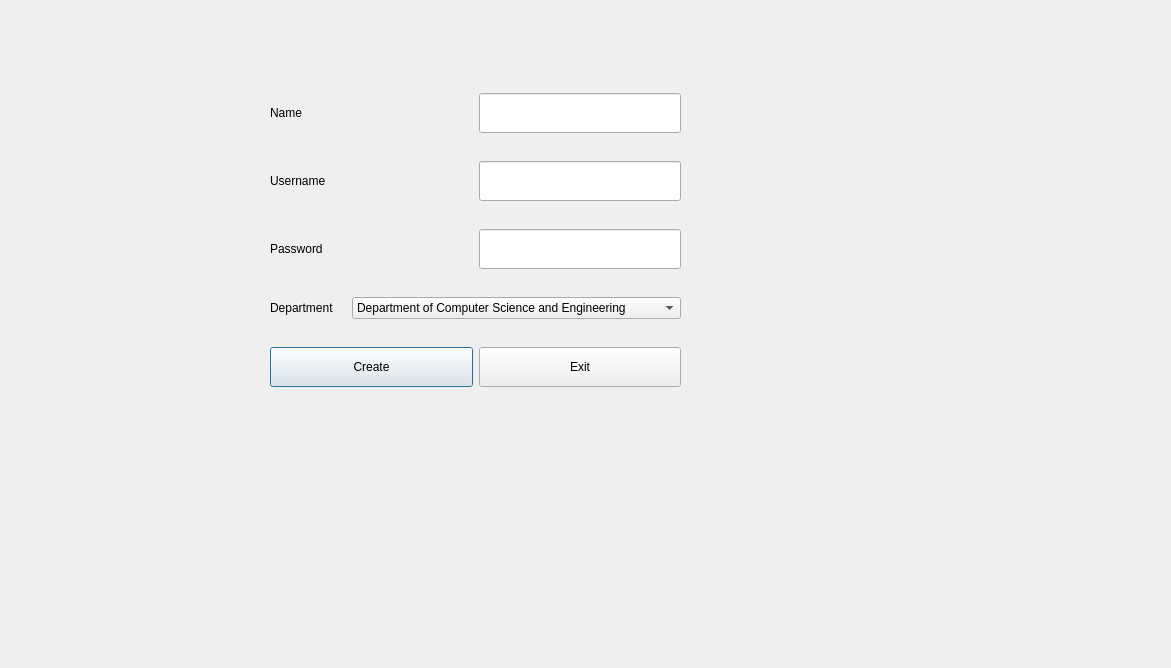
<?xml version="1.0" encoding="UTF-8"?>
<ui version="4.0">
 <class>Professor</class>
 <widget class="QDialog" name="Professor">
  <property name="geometry">
   <rect>
    <x>0</x>
    <y>0</y>
    <width>1171</width>
    <height>668</height>
   </rect>
  </property>
  <property name="windowTitle">
   <string>Dialog</string>
  </property>
  <widget class="QWidget" name="">
   <property name="geometry">
    <rect>
     <x>270</x>
     <y>71</y>
     <width>411</width>
     <height>341</height>
    </rect>
   </property>
   <layout class="QVBoxLayout" name="verticalLayout">
    <item>
     <layout class="QHBoxLayout" name="horizontalLayout">
      <item>
       <widget class="QLabel" name="label">
        <property name="text">
         <string>Name</string>
        </property>
       </widget>
      </item>
      <item>
       <widget class="QLineEdit" name="cp_name">
        <property name="sizePolicy">
         <sizepolicy hsizetype="Minimum" vsizetype="Maximum">
          <horstretch>0</horstretch>
          <verstretch>0</verstretch>
         </sizepolicy>
        </property>
        <property name="minimumSize">
         <size>
          <width>0</width>
          <height>40</height>
         </size>
        </property>
       </widget>
      </item>
     </layout>
    </item>
    <item>
     <layout class="QHBoxLayout" name="horizontalLayout_2">
      <item>
       <widget class="QLabel" name="label_2">
        <property name="text">
         <string>Username</string>
        </property>
       </widget>
      </item>
      <item>
       <widget class="QLineEdit" name="cp_username">
        <property name="sizePolicy">
         <sizepolicy hsizetype="Minimum" vsizetype="Maximum">
          <horstretch>0</horstretch>
          <verstretch>0</verstretch>
         </sizepolicy>
        </property>
        <property name="minimumSize">
         <size>
          <width>0</width>
          <height>40</height>
         </size>
        </property>
       </widget>
      </item>
     </layout>
    </item>
    <item>
     <layout class="QHBoxLayout" name="horizontalLayout_3">
      <item>
       <widget class="QLabel" name="label_3">
        <property name="text">
         <string>Password</string>
        </property>
       </widget>
      </item>
      <item>
       <widget class="QLineEdit" name="cp_pwd">
        <property name="enabled">
         <bool>true</bool>
        </property>
        <property name="sizePolicy">
         <sizepolicy hsizetype="Minimum" vsizetype="Maximum">
          <horstretch>0</horstretch>
          <verstretch>0</verstretch>
         </sizepolicy>
        </property>
        <property name="minimumSize">
         <size>
          <width>0</width>
          <height>40</height>
         </size>
        </property>
        <property name="alignment">
         <set>Qt::AlignLeading|Qt::AlignLeft|Qt::AlignVCenter</set>
        </property>
       </widget>
      </item>
     </layout>
    </item>
    <item>
     <layout class="QHBoxLayout" name="horizontalLayout_4">
      <item>
       <widget class="QLabel" name="label_4">
        <property name="text">
         <string>Department</string>
        </property>
       </widget>
      </item>
      <item>
       <widget class="QComboBox" name="cp_dept">
        <property name="sizePolicy">
         <sizepolicy hsizetype="Minimum" vsizetype="Maximum">
          <horstretch>0</horstretch>
          <verstretch>0</verstretch>
         </sizepolicy>
        </property>
        <item>
         <property name="text">
          <string>Department of Computer Science and Engineering</string>
         </property>
        </item>
        <item>
         <property name="text">
          <string>Department of Mechanical Engineering</string>
         </property>
        </item>
        <item>
         <property name="text">
          <string>Department of Environmental Science and Engineering</string>
         </property>
        </item>
        <item>
         <property name="text">
          <string>Department of Life Sciences</string>
         </property>
        </item>
        <item>
         <property name="text">
          <string>Department of Mathematics</string>
         </property>
        </item>
        <item>
         <property name="text">
          <string>Department of Physics</string>
         </property>
        </item>
        <item>
         <property name="text">
          <string>Department of Chemical Science and Engineering</string>
         </property>
        </item>
        <item>
         <property name="text">
          <string>Department of Geometics Engineering</string>
         </property>
        </item>
        <item>
         <property name="text">
          <string>Department of Civil Engineering</string>
         </property>
        </item>
        <item>
         <property name="text">
          <string>Department of Architecture</string>
         </property>
        </item>
        <item>
         <property name="text">
          <string>Department of Pharmacy</string>
         </property>
        </item>
        <item>
         <property name="text">
          <string>Department of Biotechnology</string>
         </property>
        </item>
        <item>
         <property name="text">
          <string>Department of Electrical and Electronics Engineering</string>
         </property>
        </item>
        <item>
         <property name="text">
          <string>Department of Management</string>
         </property>
        </item>
       </widget>
      </item>
     </layout>
    </item>
    <item>
     <layout class="QHBoxLayout" name="horizontalLayout_5">
      <item>
       <widget class="QPushButton" name="cp_create">
        <property name="minimumSize">
         <size>
          <width>0</width>
          <height>40</height>
         </size>
        </property>
        <property name="text">
         <string>Create</string>
        </property>
       </widget>
      </item>
      <item>
       <widget class="QPushButton" name="cp_exit">
        <property name="minimumSize">
         <size>
          <width>0</width>
          <height>40</height>
         </size>
        </property>
        <property name="text">
         <string>Exit</string>
        </property>
       </widget>
      </item>
     </layout>
    </item>
   </layout>
  </widget>
 </widget>
 <resources/>
 <connections/>
</ui>
